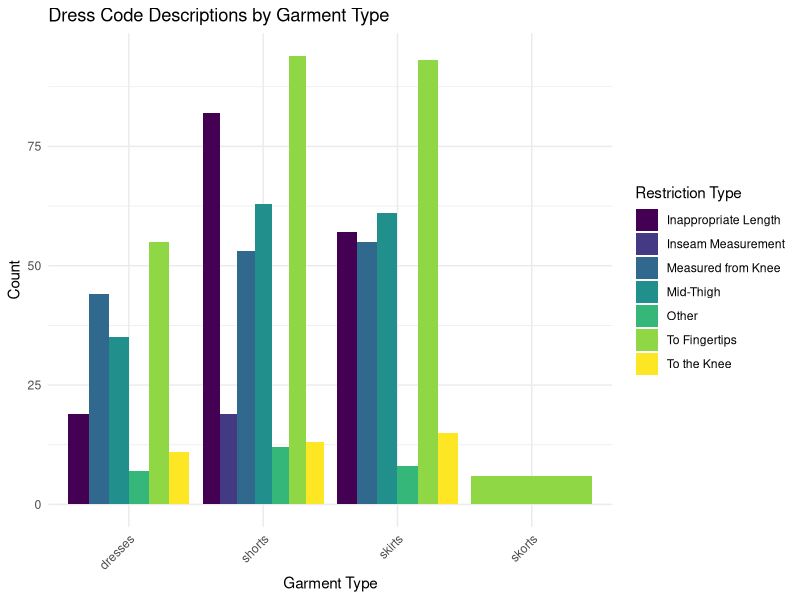
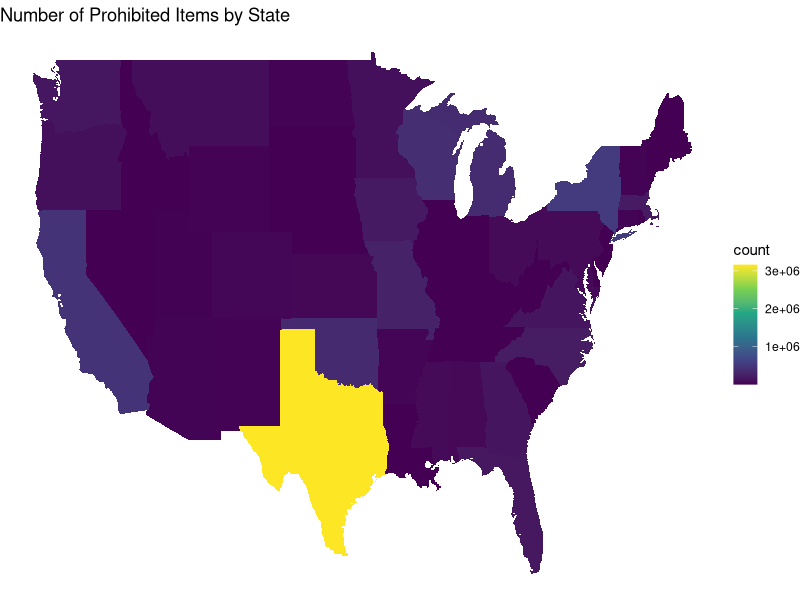
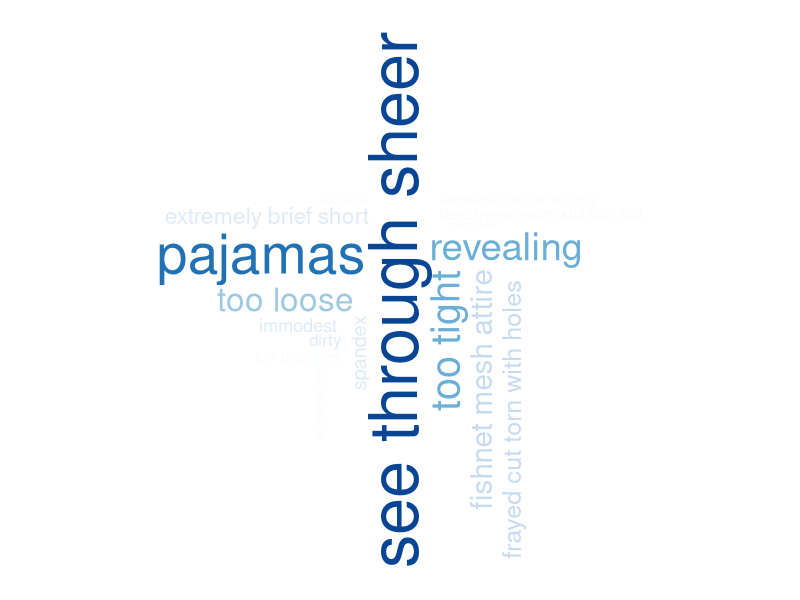
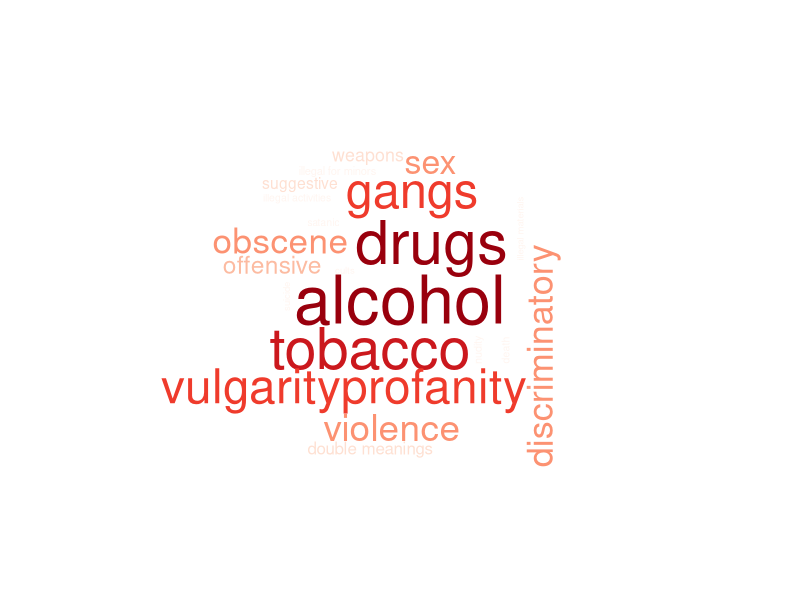
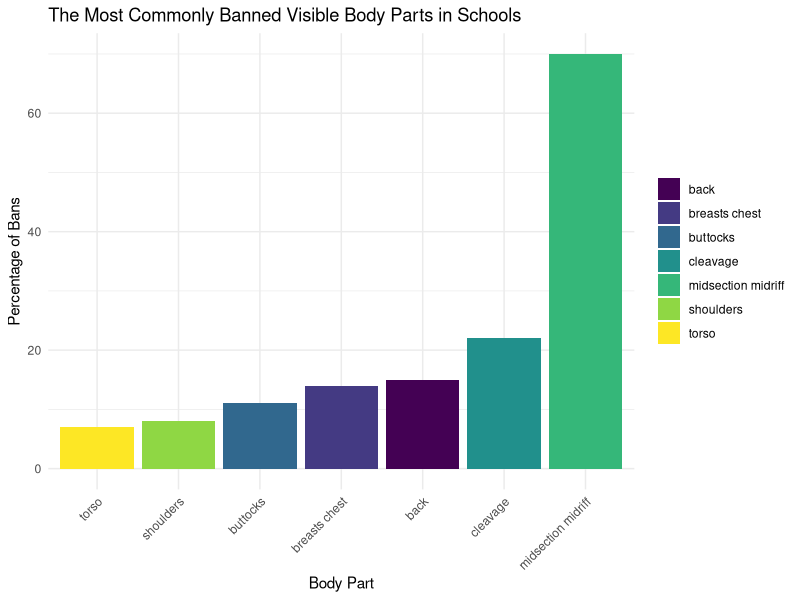

Write the R code that produced these figures, in order.
## ---- chunk 1
library(tidyverse)
library(lubridate)
library(ggplot2)
library(viridis)
library(wordcloud)
library(maps)
library(dplyr)
library(readr)

length_restrictions <- read_csv("length_restrictions.csv")
## ---- chunk 2
length_restrictions <- length_restrictions |>
  mutate(
    normalized_length = case_when(
      str_detect(length, "mid-thigh") ~ str_c("Mid", "-", "Thigh"),
      str_detect(length, "inappropriate length") ~ "Inappropriate Length",
      str_detect(length, "fingertips") ~ str_c("To", " ", "Fingertips"),
      str_detect(length, "x inches from knee") ~ str_c("Measured", " ", "from Knee"),
      str_detect(length, "x inch inseam") ~ str_c("Inseam", " ", "Measurement"),
      str_detect(length, "the knee") ~ str_c("To", " ", "the Knee"),
      TRUE ~ "Other"  # Catch-all category
    )
  )

# Count occurrences
length_summary <- length_restrictions |>
  group_by(limits, normalized_length) |>
  summarise(count = n(), .groups = "drop") |>
  filter(count > 5)

# Plotting the data
ggplot(length_summary, aes(x = limits, y = count, fill = normalized_length)) +
  geom_bar(stat = "identity", position = position_dodge()) +
  labs(title = "Dress Code Descriptions by Garment Type",
       x = "Garment Type",
       y = "Count",
       fill = "Restriction Type") +
  theme_minimal() +
  theme(axis.text.x = element_text(angle = 45, hjust = 1)) +
  scale_fill_viridis_d()
## ---- chunk 3
banned_items <- read_csv("banned_items.csv")

us_states <- map_data("state")

banned_items <- banned_items |>
  mutate(state2 = case_when(
    state == "AL" ~ "alabama",
    state == "AK" ~ "alaska",
    state == "AZ" ~ "arizona",
    state == "AR" ~ "arkansas",
    state == "CA" ~ "california",
    state == "CO" ~ "colorado",
    state == "CT" ~ "connecticut",
    state == "DE" ~ "delaware",
    state == "FL" ~ "florida",
    state == "GA" ~ "georgia",
    state == "HI" ~ "hawaii",
    state == "ID" ~ "idaho",
    state == "IL" ~ "illinois",
    state == "IN" ~ "indiana",
    state == "IA" ~ "iowa",
    state == "KS" ~ "kansas",
    state == "KY" ~ "kentucky",
    state == "LA" ~ "louisiana",
    state == "ME" ~ "maine",
    state == "MD" ~ "maryland",
    state == "MA" ~ "massachusetts",
    state == "MI" ~ "michigan",
    state == "MN" ~ "minnesota",
    state == "MS" ~ "mississippi",
    state == "MO" ~ "missouri",
    state == "MT" ~ "montana",
    state == "NE" ~ "nebraska",
    state == "NV" ~ "nevada",
    state == "NH" ~ "new hampshire",
    state == "NJ" ~ "new jersey",
    state == "NM" ~ "new mexico",
    state == "NY" ~ "new york",
    state == "NC" ~ "north carolina",
    state == "ND" ~ "north dakota",
    state == "OH" ~ "ohio",
    state == "OK" ~ "oklahoma",
    state == "OR" ~ "oregon",
    state == "PA" ~ "pennsylvania",
    state == "RI" ~ "rhode island",
    state == "SC" ~ "south carolina",
    state == "SD" ~ "south dakota",
    state == "TN" ~ "tennessee",
    state == "TX" ~ "texas",
    state == "UT" ~ "utah",
    state == "VT" ~ "vermont",
    state == "VA" ~ "virginia",
    state == "WA" ~ "washington",
    state == "WV" ~ "west virginia",
    state == "WI" ~ "wisconsin",
    state == "WY" ~ "wyoming",
    TRUE ~ state  # keeps other state values unchanged
  ))

## ---- chunk 4
state_count <- banned_items |>
  right_join(us_states, by = c("state2" = "region")) |>
  group_by(state2) |>
  summarise(count = n())

state_count <- state_count |>
  right_join(us_states, by = c("state2" = "region"))

state_count |>
  ggplot(aes(x = long, y = lat, group = group)) +
  geom_polygon(aes(fill = count)) +
  labs(title = "Number of Prohibited Items by State", x = NULL, y = NULL) +
  theme_void() + 
  scale_fill_viridis_c()
## ---- chunk 5
banned_items_cleaned <- banned_items %>%
  mutate(item = str_to_lower(item),
         item = str_replace_all(item, "[[:punct:]]", ""),
         item = str_replace_all(item, "\\s+", " ")) %>%
  group_by(type, item) %>%
  summarise(count = n(), .groups = "drop")

# Filter data for 'clothing'
clothing_items <- banned_items_cleaned |>
  filter(type == "clothing")

# Filter data for 'promotion'
promotion_items <- banned_items_cleaned |>
  filter(type == "promotion")

# Word cloud for 'clothing' items
if(nrow(clothing_items) > 0) {
  wordcloud(words = clothing_items$item, freq = clothing_items$count,
            min.freq = 8, max.words = 100, random.order = FALSE,
            rot.per = 0.35, colors = brewer.pal(8, "Blues"))
} else {
  cat("No data to plot for 'clothing'.\n")
}

# Word cloud for 'promotion' items
if(nrow(promotion_items) > 0) {
  wordcloud(words = promotion_items$item, freq = promotion_items$count,
            min.freq = 8, max.words = 100, random.order = FALSE,
            rot.per = 0.35, colors = brewer.pal(8, "Reds"))
} else {
  cat("No data to plot for 'promotion'.\n")
}
## ---- chunk 6
body_percentages <- read.csv("body_percentages.csv")

ggplot(body_percentages, aes(x = reorder(item, per), 
                             y = per, 
                             fill = item)) +
  geom_bar(stat = "identity") +
  labs(title = "The Most Commonly Banned Visible Body Parts in Schools",
       x = "Body Part",
       y = "Percentage of Bans") +
  theme_minimal() +
  theme(axis.text.x = element_text(angle = 45, hjust = 1),
        legend.title = element_blank()) +
  scale_fill_viridis_d()
